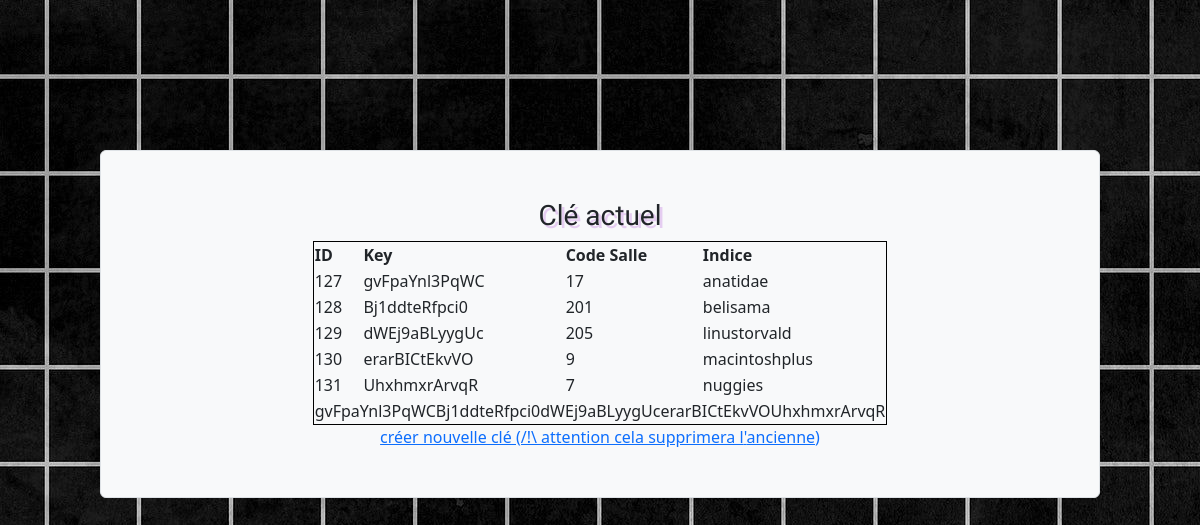
The page /admin/keys.php on the database as committed earlier.
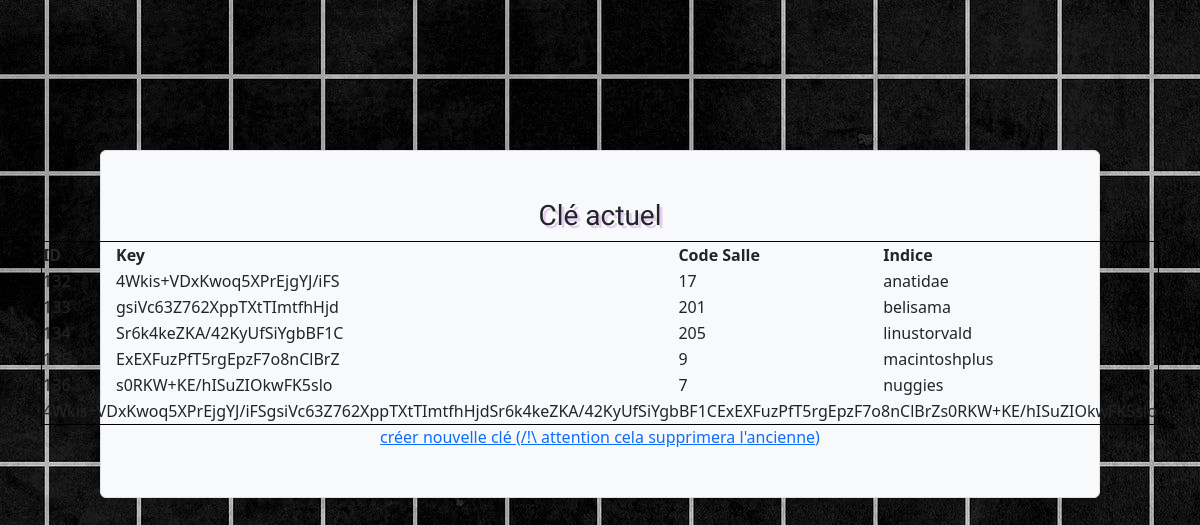
The same page on the database as committed later.
### tables this page shows
CREATE TABLE `hash` (
  `hashId` int(99) NOT NULL,
  `hashKey` varchar(99) NOT NULL,
  `hashRoomCode` varchar(99) NOT NULL,
  `hashHint` varchar(99) NOT NULL
);

### lib/lib.inc.php (the view, shortened to what this page needs)
<?php
function afficherKeys($mabd, $req) {
    try {
        $resultat = $mabd->query($req);
    } catch (PDOException $e) {
        echo '<p>Erreur : '.$e->getMessage().'</p>';
        die();
    }
    $hashKey = null;
    $lignes_resultat = $resultat->rowCount();
    if ($lignes_resultat>0) {
        echo '<table>'."\n";
        echo '<thead><th>ID</th><th>Key</th><th>Code Salle</th><th>Indice</th></thead>';
        while($ligne = $resultat->fetch(PDO::FETCH_ASSOC)) {
            $hashKey .= $ligne['hashKey'];
            echo '<tr>';
            echo '<td>'.$ligne['hashId'].'</td>';
            echo '<td>'.$ligne['hashKey'].'</td>';
            echo '<td>'.$ligne['hashRoomCode'].'</td>';
            echo '<td>'.$ligne['hashHint'].'</td>';
            echo '</tr>';
        }
        echo '<tr><td colspan="4">'.$hashKey.'</td></tr>';
        echo '</table>'."\n";
    } else {
        echo '<p>Pas de résultat !</p>'; }
}

### admin/head_admin.php (shortened to what this page needs)
<!DOCTYPE html>
<html lang="fr">
<head>
    <link rel="stylesheet" href="css/style.css">
    <link href="https://cdn.jsdelivr.net/npm/bootstrap@5.2.0-beta1/dist/css/bootstrap.min.css" rel="stylesheet">
    <?php require '../lib/lib.inc.php'; ?>
</head>
<body class="background">

### admin/keys.php
<?php require'head_admin.php';
$co = connexion();
$req='SELECT * FROM hash';
echo '<div class="bg-light p-5 border rounded mh-10 d-flex flex-column align-items-center" style="margin: 150px 100px 50px 100px">';
echo '<h3>Clé actuel</h3>';
afficherKeys($co, $req);
echo '<a href="admin/key_create.php">créer nouvelle clé (/!\ attention cela supprimera l\'ancienne)</a>';
echo '</div>';
require '../end.php';
?>

### end.php (shortened to what this page needs)
</body>
</html>

### css/style.css (style rules this page uses)
table, td, th { border: solid 1px black; }
.background { height: 100vh; background-image: url("../img/gridOld.jpeg"); background-size: cover; }
h2, h3, h4 { text-shadow: 3px 3px #e5cdf1; font-family: "Prompt", sans-serif; }

Rows that differ between the two databases and show on the page:
removed hash: hashId "127", hashKey "gvFpaYnl3PqWC", hashRoomCode "17", hashHint "anatidae"
removed hash: hashId "128", hashKey "Bj1ddteRfpci0", hashRoomCode "201", hashHint "belisama"
removed hash: hashId "129", hashKey "dWEj9aBLyygUc", hashRoomCode "205", hashHint "linustorvald"
removed hash: hashId "130", hashKey "erarBICtEkvVO", hashRoomCode "9", hashHint "macintoshplus"
removed hash: hashId "131", hashKey "UhxhmxrArvqR", hashRoomCode "7", hashHint "nuggies"
added hash: hashId "132", hashKey "4Wkis+VDxKwoq5XPrEjgYJ/iFS", hashRoomCode "17", hashHint "anatidae"
added hash: hashId "133", hashKey "gsiVc63Z762XppTXtTImtfhHjd", hashRoomCode "201", hashHint "belisama"
added hash: hashId "134", hashKey "Sr6k4keZKA/42KyUfSiYgbBF1C", hashRoomCode "205", hashHint "linustorvald"
added hash: hashId "135", hashKey "ExEXFuzPfT5rgEpzF7o8nClBrZ", hashRoomCode "9", hashHint "macintoshplus"
added hash: hashId "136", hashKey "s0RKW+KE/hISuZIOkwFK5slo", hashRoomCode "7", hashHint "nuggies"
Other text that changed with them:
$hashKey: "gvFpaYnl3PqWCBj1ddteRfpci0dWEj9aBLyygUcerarBICtEkvVOUhxhmxrArvqR" → "4Wkis+VDxKwoq5XPrEjgYJ/iFSgsiVc63Z762XppTXtTImtfhHjdSr6k4keZKA/42KyUfSiYgbBF1CExEXFuzPfT5rgEpzF7o8nClBrZs0RKW+KE/hISuZIOkwFK5slo"
